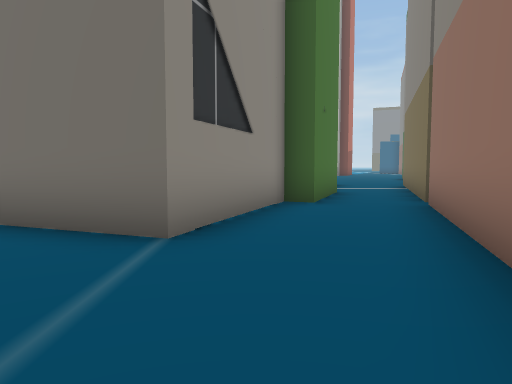
view 1 (above)

16 first-person views from a walk through a 3-D level made in the Unity game engine. The camera is 1.3 m above the floor, tilts 4° down and sees 70° across. The floor is counted in squares, 2 m on a side. Each view is taken from the middle of a square. On the plan, view 1 faces up. The plan holds only what a view shows up to about 11 squares ahead; the rest is blank. The place goes on beyond the plan. The player character is not drawn.

view 2
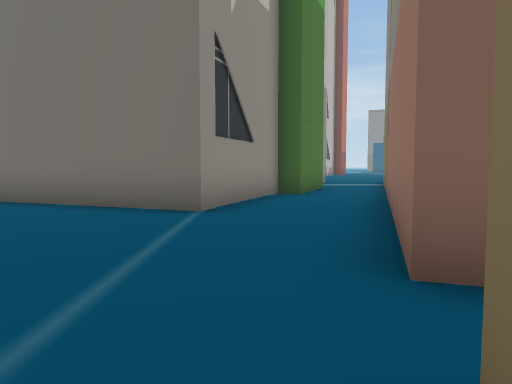

view 3
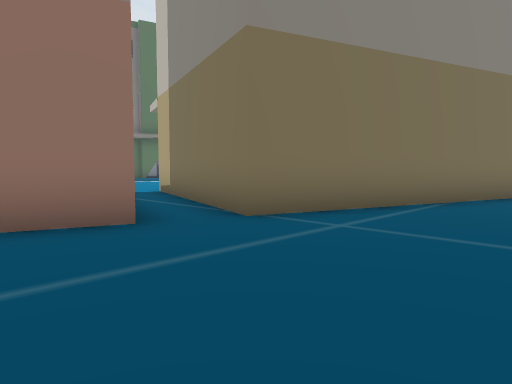

view 4
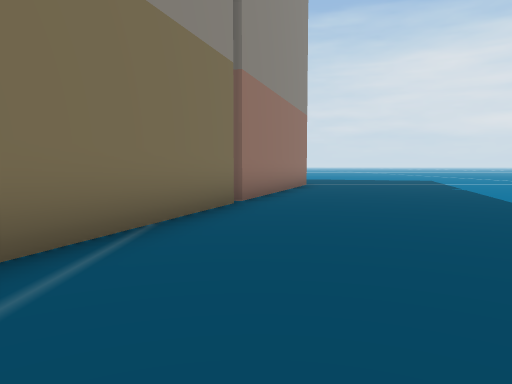

view 5
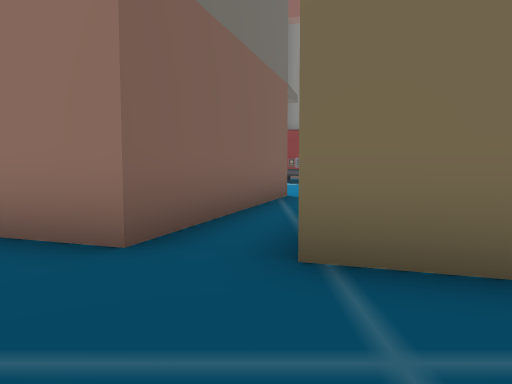

view 6
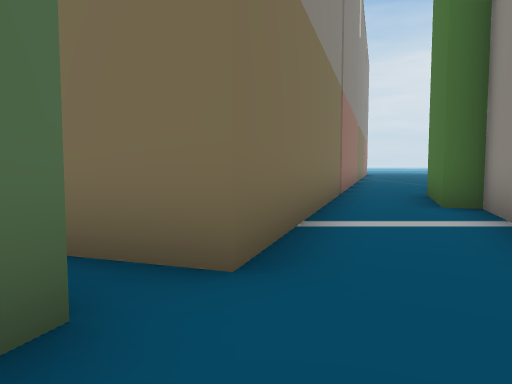

view 7
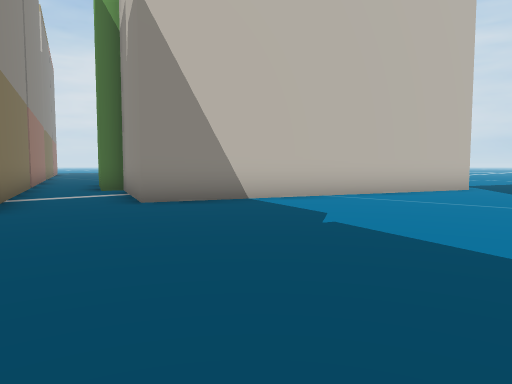

view 8
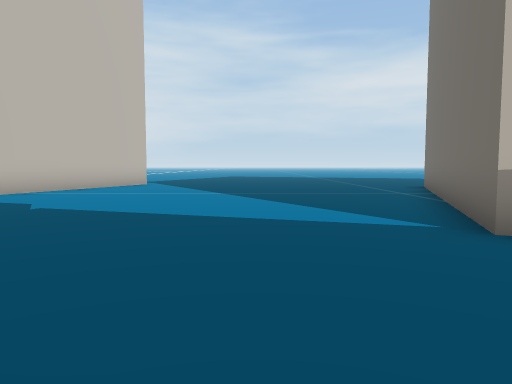

view 9
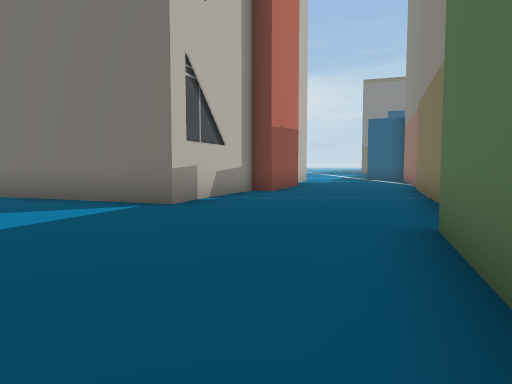

view 10
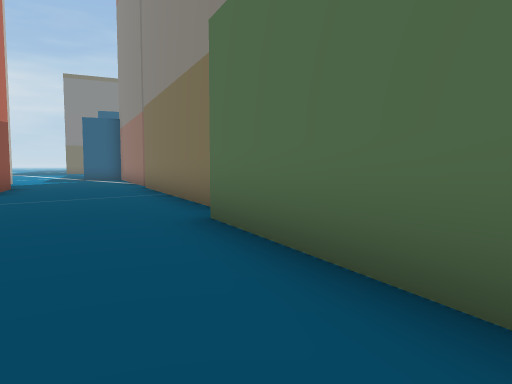

view 11
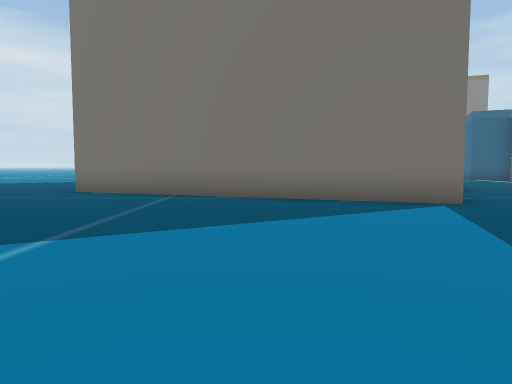

view 12
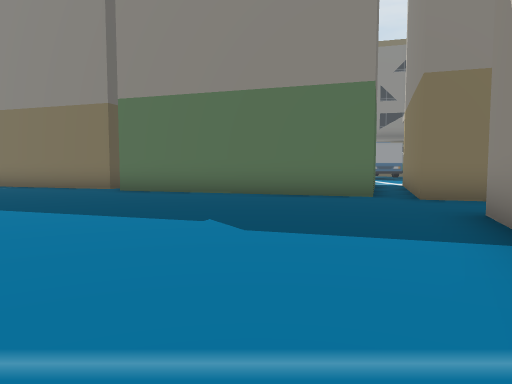

view 13
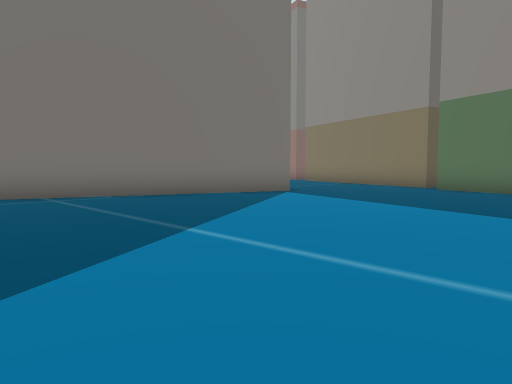

view 14
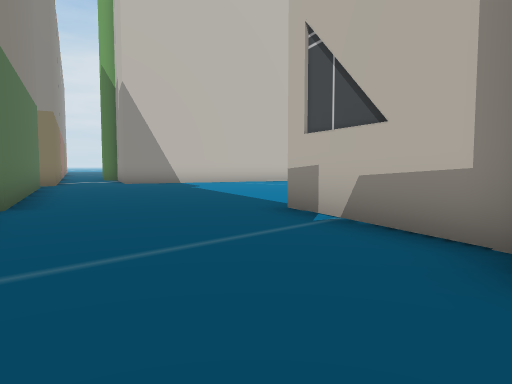

view 15
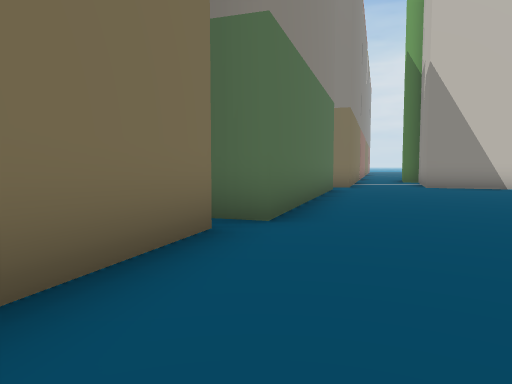

view 16
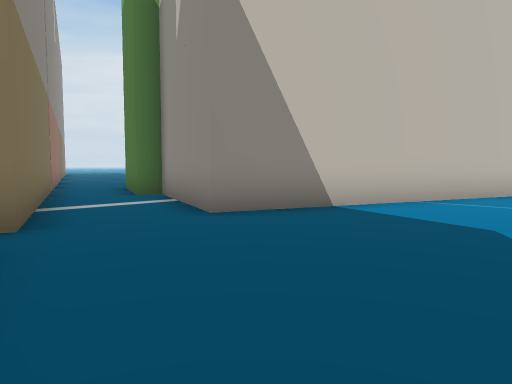

### Floor plan
Key: @ floor where view 1 was taken; . floor; B building.
Columns run from 3 left of view 1 to 11 right of it. Each row starts with its distance up from view 1.
 26          B....B
 25 BBB     B....B
 24 ...BBB  B....B
 23 ......BBB....B
 22 ............B
 21 ............B
 20 ............B
 19 ...........BB
 18 ...........B
 17 ..........B
 16 ..........B
 15 B.........B
 14  BBB.....B
 13     BBB...BBB
 12      B..BBBBB
 11      B..B   B
 10     B...B
  9     BB.B
  8     B..B
  7    BB.B
  6    B..B
  5    B..B
  4 BBB..B
  3 .....B
  2 .....B
  1 ....B
  0 ...@BBB
 -1 .......BBB
 -2 ....BBB....
 -3 ...B   BB..
 -4 ...B
 -5 ...B
 -6 ..B
 -7 ..B
 -8 ..B
 -9 .B
-10 .B
-11 .B
-12 B

Where each view was taken, in squares from view 1:
view 1: 0 up, 0 right, facing up
view 2: 2 down, 0 right, facing up
view 3: 2 up, 3 left, facing down-right
view 4: 1 down, 2 left, facing down
view 5: 1 down, 2 left, facing right
view 6: 15 up, 5 right, facing down
view 7: 19 up, 6 right, facing down-left
view 8: 20 up, 8 right, facing left
view 9: 16 up, 6 right, facing up
view 10: 16 up, 5 right, facing up-right
view 11: 16 up, 1 right, facing up
view 12: 16 up, 2 left, facing right
view 13: 16 up, 3 left, facing up-right
view 14: 26 up, 9 right, facing down-left
view 15: 24 up, 8 right, facing down
view 16: 17 up, 6 right, facing down-left
